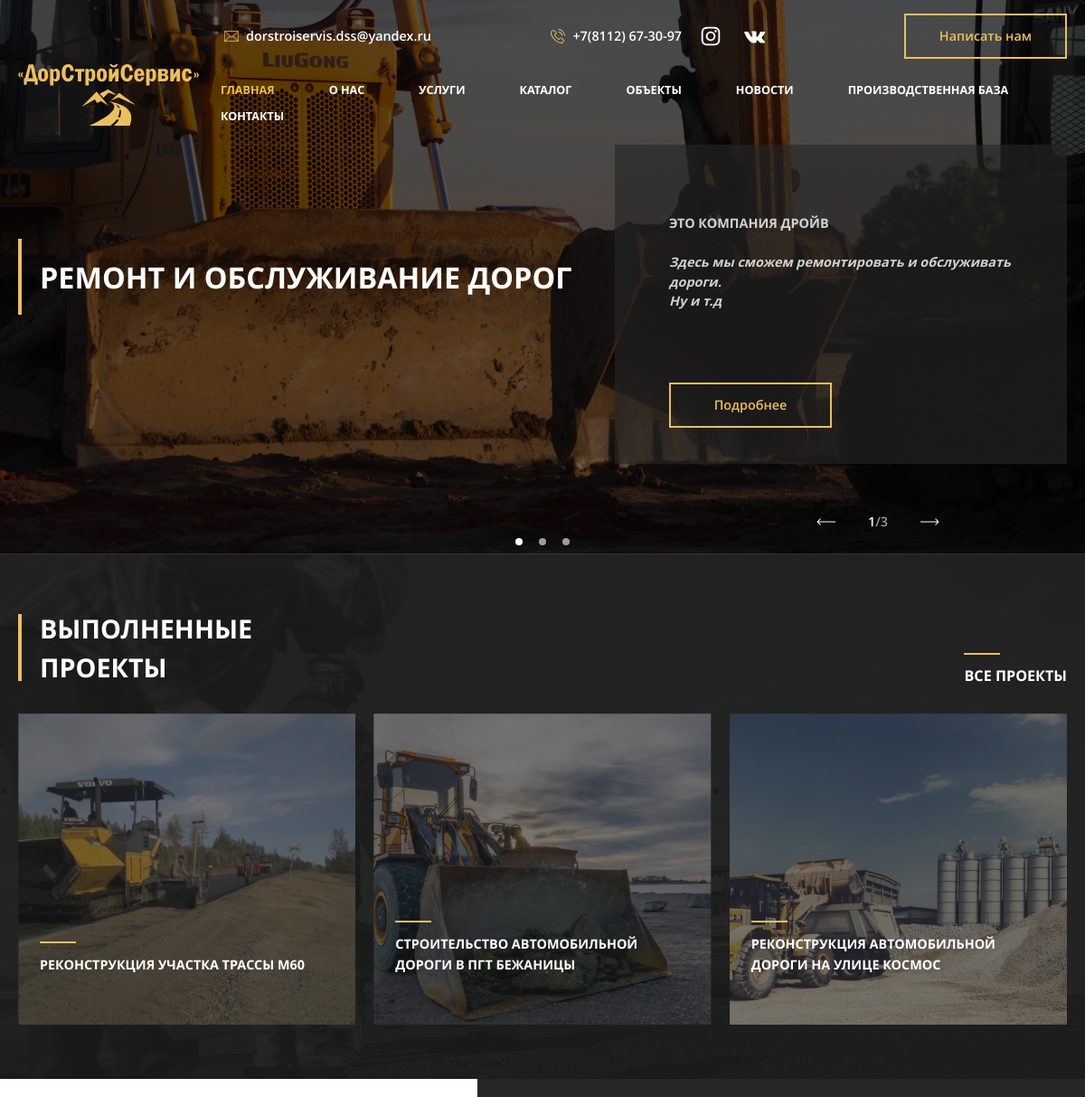
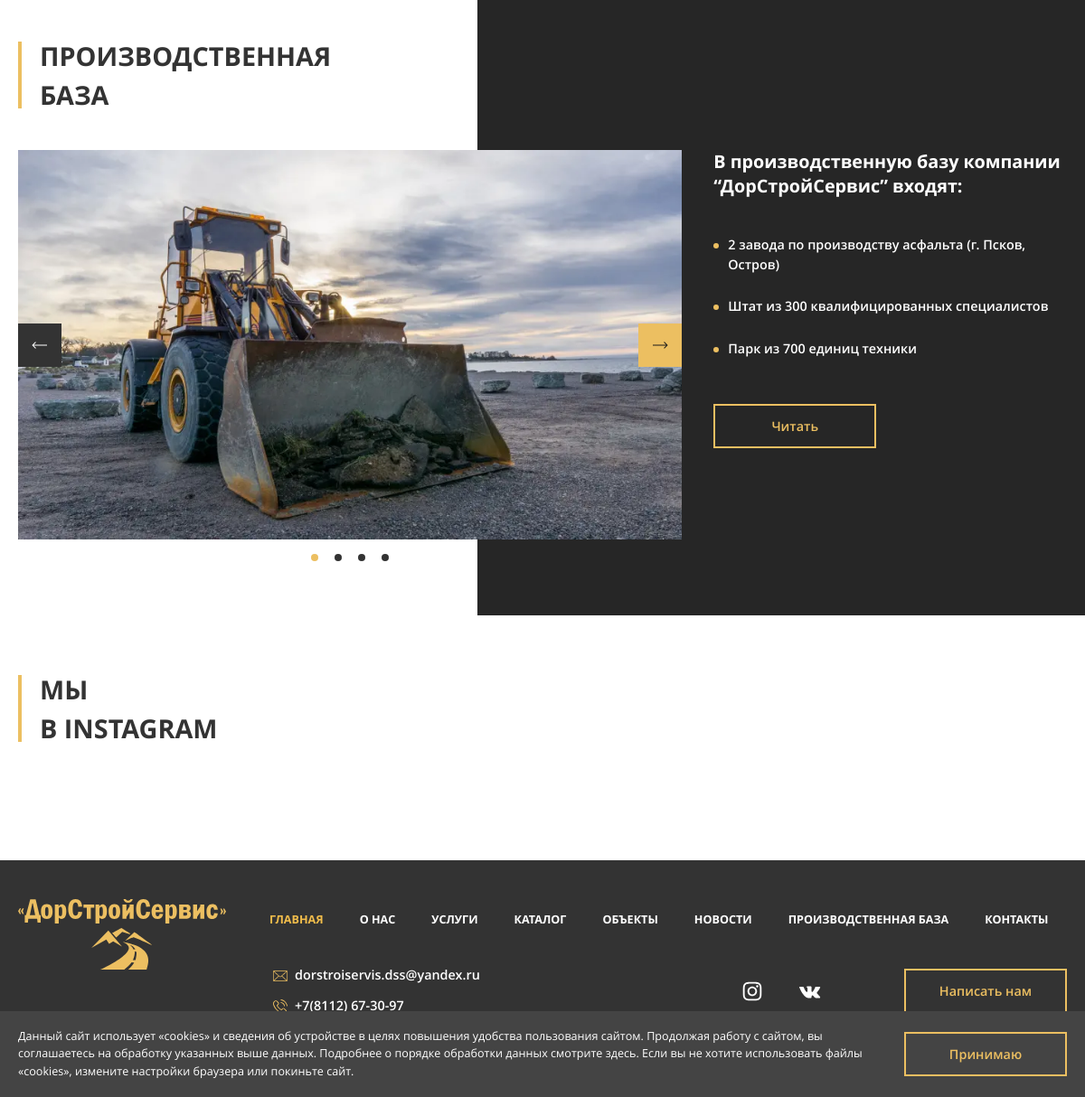
The page / on the database its author committed (2 pictures, top to bottom).
### pages/models.py (models this page shows, shortened)
class Description(models.Model):
    DESCRIPTION_CHOICES = [
        ('Заголовок', 'Заголовок'),
        ( 'Текст', 'Текст'),
    ]
    title_description = models.CharField(max_length=50, verbose_name='Название описания')
    title = models.CharField(verbose_name='Заголовок описания', max_length=50, blank=True)
    text = RichTextField(verbose_name='Текст описания', blank=True)
    page = models.ForeignKey(Page, on_delete=models.CASCADE, verbose_name='Страница', null=True)
    class Meta:
        verbose_name = 'Описания'
        verbose_name_plural = 'Описании'

class Image(models.Model):
    title_image = models.CharField(max_length=50, verbose_name='Названия изображения')
    image_jpg = models.ImageField(upload_to="sliderimg/", verbose_name='Изображения JPG', blank=True)
    image_webp = models.ImageField(upload_to="slidrimg/", verbose_name="Изображения WEBP", blank=True)
    page = models.ForeignKey(Page, on_delete=models.CASCADE, verbose_name='Страница', null=True)
    class Meta:
        verbose_name = 'Изображения'
        verbose_name_plural = 'Изображении'

### pages/views.py (the view)
# urls.py: path('', first_page),
def first_page(request):
    sliders = Slider.objects.filter(page=2)
    index_slider = Slider.objects.get(page=2, title_slider="Слайдер для главной")
    end_slider = Slider.objects.get(page=2, title_slider="Нижний Слайдер")
    sliders = sliders.exclude(title_slider="Нижний Слайдер")
    sliders = sliders.exclude(title_slider="Слайдер для главной")
    desc = Description.objects.filter(page=2)
    form = OrderForm(request.POST or None)
    context = {
        'index_slider': index_slider,
        'end_slider': end_slider,
        'sliders': sliders,
        'form': form,
        'desc': desc,
    }
    if request.method == "POST" and form.is_valid():
        name = form.cleaned_data['name']
        mail = form.cleaned_data['mail']
        phone = form.cleaned_data['phone']
        text = form.cleaned_data['text']
        new_form = form.save()
    return render(request, './index.html', context)

### templates/index.html (shortened to what this page needs)
{% load static %}
<!DOCTYPE html>
<html lang="ru">
<head>
  <link href="{% static 'css/plugins.css' %}" type="text/css" rel="stylesheet">
  <link href="{% static 'css/styles.css' %}" type="text/css" rel="stylesheet">
  <link href="{% static 'css/index.css' %}" type="text/css" rel="stylesheet">
</head>
<body class="">
  <div class="container">
    <div class="content">
      <header class="header">
        <div class="wrapper header__wrapper">
          <a href="/" class="header-logo">
            <img src="{% static 'images/logo.svg' %}" alt="ДорСтройСервис" title="ДорСтройСервис">
          </a>
          <div class="header-content">
            <div class="header-content__top">
              <div class="header-contacts">
                <a href="#0" class="header-contacts__item header-contacts__item--email">dorstroiservis.dss@yandex.ru</a>
                <a href="#0" class="header-contacts__item header-contacts__item--phone">+7(8112) 67-30-97</a>
              </div>
              <div class="header-right">
                <div class="header-socials">
                  <a href="#0" class="header-socials__item" target="_blank" title="Мы">
                  </a>
                  <a href="#0" class="header-socials__item" target="_blank" title="Мы">
                  </a>
                </div>
                <a href="#write-us-modal" class="btn btn--orange header__write-us" data-modal>
                  Написать нам
                </a>
              </div>
            </div>
            <div class="header-content__bottom">
              <nav class="header-nav">
                <ul class="header-nav__list">
                  <li class="header-nav__item">
                    <a href="#0" class="header-nav__link active">Главная</a>
                  </li>
                  <li class="header-nav__item">
                    <a href="#0" class="header-nav__link">о нас</a>
                  </li>
                  <li class="header-nav__item">
                    <a href="#0" class="header-nav__link">услуги</a>
                  </li>
                  <li class="header-nav__item">
                    <a href="#0" class="header-nav__link">каталог</a>
                  </li>
                  <li class="header-nav__item">
                    <a href="#0" class="header-nav__link">объекты</a>
                  </li>
                  <li class="header-nav__item">
                    <a href="news/" class="header-nav__link">новости</a>
                  </li>
                  <li class="header-nav__item">
                    <a href="#0" class="header-nav__link">производственная база</a>
                  </li>
                  <li class="header-nav__item">
                    <a href="#0" class="header-nav__link">контакты</a>
                  </li>
                </ul>
              </nav>
            </div>
          </div>
        </div>
      </header>
      <div class="intro">
        <div class="intro-content">
          {% for object in index_slider.description.all %}
          <div class="wrapper intro-content__wrapper">
            <div class="header-block intro-content__title">
              <div class="header-block__text header-block__text--1">{{ object.title|safe }}</div>
            </div>
            <div class="intro-content__text">
              <p>{{ object.text|safe }}</p>
              <a href="#0" class="btn btn--orange intro-content__btn">Подробнее</a>
            </div>
          </div>
          {% endfor %}
        </div>
        <div class="swiper-container intro-slider js-intro-slider">
          <div class="swiper-wrapper no-swiping">
            {% for object in index_slider.images.all %}
            <div class="swiper-slide intro-slider__slide">
              <picture>
                <source srcset="{{ index.image_webp.url  }}" type="image/webp">
                <img src="{{ object.image_jpg.url }}" alt="slide_title">
              </picture>
            </div>
            {% endfor %}
          </div>
          <div class="intro-slider__pagination"></div>
          <div class="intro-slider__controls">
            <button type="button" class="intro-slider__btn intro-slider__btn--prev"></button>
            <div class="intro-slider__numbers">
              <span class="current js-intro-slider__current">1</span>/<span class="count js-intro-slider__count"></span>
            </div>
            <button type="button" class="intro-slider__btn intro-slider__btn--next"></button>
          </div>
        </div>
      </div>
      <section class="projects">
        <div class="wrapper projects__wrapper">
          <div class="projects-top">
            <div class="header-block">
              <div class="header-block__text header-block__text--2">Выполненные<br> проекты</div>
            </div>
            <a href="#0" class="projects-all">Все проекты</a>
          </div>
          <ul class="projects-items">
            {% for item in sliders %}
            <li class="projects-item">
              <a href="#0" class="project">
                {% for object in item.images.all %}
                <div class="project-image">
                  <picture>
                    <source srcset="{{ object.image_webp.url }}" type="image/webp">
                    <img src="{{ object.image_jpg.url }}" alt="Реконструкция участка трассы М60">
                  </picture>
                </div>
                {% endfor %}
                {% for object in item.description.all %}
                <div class="project-overlay"></div>
                <h3 class="project-title">{{ object.title|safe }}</h3>
                {% endfor %}
              </a>
            </li>
            {% endfor %}
          </ul>
        </div>
      </section>
      <section class="production">
        <div class="wrapper production__wrapper">
          <div class="header-block">
            <div class="header-block__text header-block__text--2 header-block__text--black">Производственная<br>база</div>
          </div>
          <div class="swiper-container production-slider js-production-slider">
            <div class="swiper-wrapper">
              {% for object in end_slider.images.all %}
              <div class="production-slide swiper-slide">
                <picture>
                  <source srcset="{{ object.image_webp.url }}" type="image/webp">
                  <img src="{{ object.image_jpg.url }}" alt="production-slide_alt">
                </picture>
              </div>
              {% endfor %}
            </div>
            <div class="production-slider__pagination js-product-slider-pagination"></div>
            <button type="button" class="production-slider__btn production-slider__btn--prev"></button>
            <button type="button" class="production-slider__btn production-slider__btn--next"></button>
          </div>
          <div class="production-info">
            <h3 class="production-info__title">В производственную базу компании “ДорСтройСервис” входят:</h3>
            <ul class="production-info__list">
              <li class="production-info__item">2 завода по производству асфальта (г. Псков, Остров)</li>
              <li class="production-info__item">Штат из 300 квалифицированных специалистов</li>
              <li class="production-info__item">Парк из 700 единиц техники</li>
            </ul>
            <a href="#0" class="btn btn--orange production-info__link">Читать</a>
          </div>
        </div>
      </section>
      <section class="instagram">
        <div class="wrapper instagram__wrapper">
          <div class="header-block">
            <div class="header-block__text header-block__text--2 header-block__text--black">Мы<br>в Instagram</div>
          </div>
          <div class="instagram__slider swiper-container js-insta-slider">
          </div>
        </div>
      </section>
    </div>
    <footer class="footer">
      <div class="wrapper footer__wrapper">
        <a href="/" class="footer__logo">
          <img src="{% static 'images/logo.svg' %}" alt="ДорСтройСервис" title="ДорСтройСервис">
        </a>
        <div class="footer-content">
          <div class="footer-content__top">
            <nav class="footer-nav">
              <ul class="footer-nav__list">
                <li class="footer-nav__item">
                  <a href="" class="footer-nav__link active">Главная</a>
                </li>
                <li class="footer-nav__item">
                  <a href="#0" class="footer-nav__link">о нас</a>
                </li>
                <li class="footer-nav__item">
                  <a href="#0" class="footer-nav__link">услуги</a>
                </li>
                <li class="footer-nav__item">
                  <a href="#0" class="footer-nav__link">каталог</a>
                </li>
                <li class="footer-nav__item">
                  <a href="#0" class="footer-nav__link">объекты</a>
                </li>
                <li class="footer-nav__item">
                  <a href="news/" class="footer-nav__link">новости</a>
                </li>
                <li class="footer-nav__item">
                  <a href="#0" class="footer-nav__link">производственная база</a>
                </li>
                <li class="footer-nav__item">
                  <a href="#0" class="footer-nav__link">контакты</a>
                </li>
              </ul>
            </nav>
          </div>
          <div class="footer-content__bottom">
            <div class="footer-contacts">
              <a href="#0" class="footer-contacts__item footer-contacts__item--email">dorstroiservis.dss@yandex.ru</a>
              <a href="#0" class="footer-contacts__item footer-contacts__item--phone">+7(8112) 67-30-97</a>
            </div>
            <div class="footer-left">
              <div class="footer-socials">
                <a href="#0" class="footer-socials__item" target="_blank" title="Мы">
                </a>
                <a href="#0" class="footer-socials__item" target="_blank" title="Мы">
                </a>
              </div>
              <a href="#write-us-modal" class="btn btn--orange footer__write-us" data-modal>Написать нам</a>
            </div>
          </div>
        </div>
        <div class="footer-bottom">
          <a href="#0" class="footer-bottom__policy">Политика конфиденциальности</a>
          <div class="footer-bottom__coffee">Сделано в агентстве интернет-рекламы
            <a href="https://www.coffeestudio.ru/" target="_blank" rel="noopener noreferrer">Coffee Studio</a>
          </div>
        </div>
      </div>
    </footer>
    <div id="cookie-policy-info" class="cookie-policy" role="alert">
      <div class="wrapper">
        <div class="cookie-policy-row">
          <div class="cookie-policy-text">
            Данный сайт использует «cookies» и сведения об устройстве в целях повышения удобства пользования сайтом. Продолжая работу с сайтом, вы соглашаетесь на обработку указанных выше данных. Подробнее о порядке обработки данных смотрите здесь. Если вы не хотите использовать файлы «cookies», измените настройки браузера или покиньте сайт.
          </div>
          <div class="cookie-policy-button">
            <button class="btn btn--orange btn-cookies" id="cookie-policy-btn" type="button"><span>Принимаю</span></button>
          </div>
        </div>
      </div>
    </div>
  </div>
</body>
</html>

### testcs/static/css/plugins.css (style rules this page uses)
:root { --swiper-theme-color: #007aff }
.swiper-container { margin-left: auto; margin-right: auto; position: relative; overflow: hidden; list-style: none; padding: 0; z-index: 1 }
.swiper-wrapper { position: relative; width: 100%; height: 100%; z-index: 1; display: flex; transition-property: transform; box-sizing: content-box }
.swiper-container-android .swiper-slide,.swiper-wrapper { transform: translate3d(0px,0,0) }
.swiper-slide { flex-shrink: 0; width: 100%; height: 100%; position: relative; transition-property: transform }
:root { --swiper-navigation-size: 44px }
.swiper-container-horizontal>.swiper-pagination-bullets,.swiper-pagination-custom,.swiper-pagination-fraction { bottom: 10px; left: 0; width: 100% }

### rows shown on the page
Description: title "РЕМОНТ И ОБСЛУЖИВАНИЕ ДОРОГ", text "ЭТО КОМПАНИЯ ДРОЙВ Здесь мы сможем ремонтировать и обслуживать дороги. Ну и т.д"
Image: image_jpg (picture)
Image: shows a picture
Description: title "РЕКОНСТРУКЦИЯ УЧАСТКА ТРАССЫ М60"
Image: shows a picture
Description: title "СТРОИТЕЛЬСТВО АВТОМОБИЛЬНОЙ ДОРОГИ В ПГТ БЕЖАНИЦЫ"
Image: shows a picture
Description: title "РЕКОНСТРУКЦИЯ АВТОМОБИЛЬНОЙ ДОРОГИ НА УЛИЦЕ КОСМОС"
